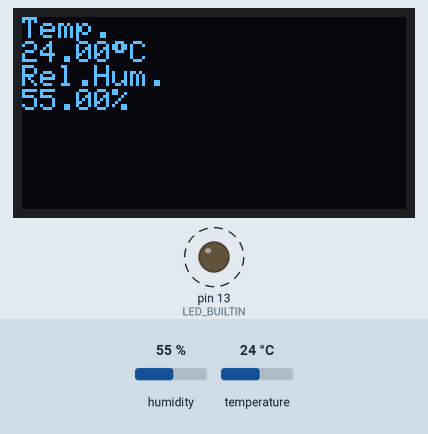
The sketch below on a simulated Arduino Uno, built with avr-gcc and run on an emulated ATmega328P. On the bench: 128×64 one-colour display, output pins drawn as LEDs (lit = HIGH). Dashed ring = blinking. The test bench sets the inputs (shaded band); at power-on: humidity 55 %, temperature 24 °C. The display library's start-up logo is not drawn; what the sketch prints to the serial monitor is not drawn.

Above: at 0.25 s.
1.3 s: humidity set to 22 %
At 3.1 s:
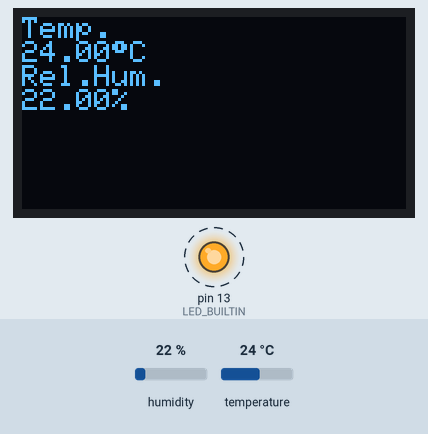
4.8 s: temperature set to 12 °C
At 5.61 s:
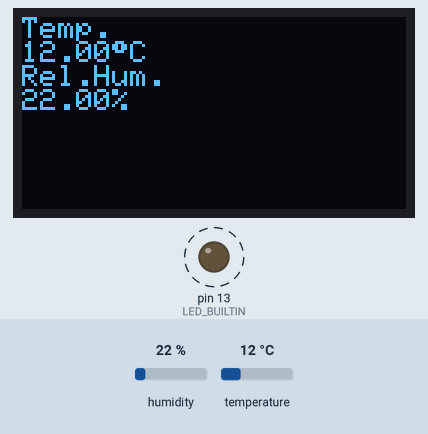
6.9 s: humidity set to 40 %
At 8.2 s:
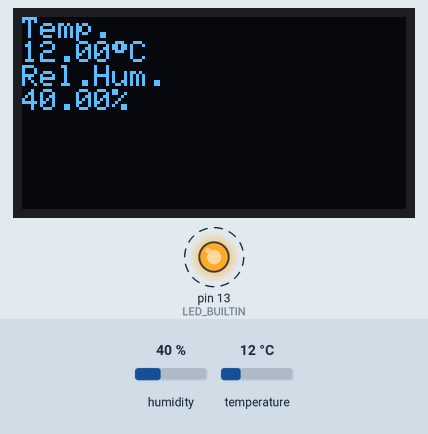
9.1 s: temperature set to 19 °C
Timing chart, 0 to 12.2 s (numbered marks = the images above; inputs shaded):
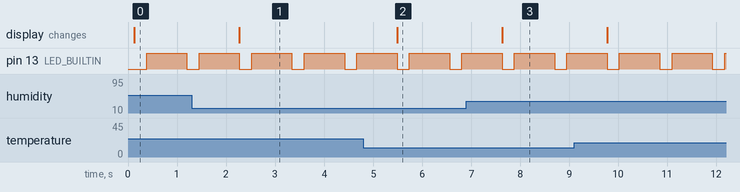

The sketch:

SHT30_Shield_TempC_and_RelHum_with_Blink_and_OLED.ino
```cpp
#include <SPI.h>
#include <Wire.h>
#include <Adafruit_GFX.h>
#include <Adafruit_SSD1306.h>
#include <WEMOS_SHT3X.h>

#define OLED_RESET 0 //GPIO0
Adafruit_SSD1306 display(OLED_RESET);
SHT3X sht30(0x45);

void setup() {
  pinMode(LED_BUILTIN, OUTPUT);
  Serial.begin(115200);
  display.begin(SSD1306_SWITCHCAPVCC, 0x3C);
  display.display();
}

void loop() {
  display.clearDisplay();
  display.setTextSize(1);
  display.setTextColor(WHITE);
  display.setCursor(0,0);

  if(sht30.get()==0){

    Serial.print("Temperature in Celsius : ");
    display.println("Temp.");
    Serial.println(sht30.cTemp);
    display.print(sht30.cTemp);
    display.print((char)247);
    display.println("C");
    Serial.print("Relative Humidity : ");
    display.println("Rel.Hum.");
    Serial.println(sht30.humidity);
    display.print(sht30.humidity);
    display.println("%");
    display.display();
    Serial.println();
  }
  else
  {
    Serial.println("Error!");
    display.println("Error!");
  }
  digitalWrite(LED_BUILTIN, LOW);
  delay(250);
  digitalWrite(LED_BUILTIN, HIGH);
  delay(750);

}
```

Measured:
- after the input at 1.3 s, the display: changes after 0.97 s (image 1)
- after the input at 4.8 s, the display: changes after 0.69 s (image 2)
- after the input at 6.9 s, the display: changes after 0.73 s (image 3)
- by itself, pin 13 (LED_BUILTIN): alternates HIGH for 0.82 s and LOW for 0.25 s
